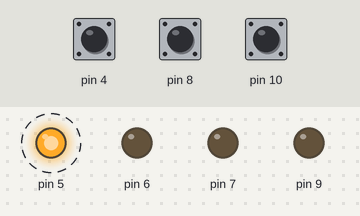
Bench run of a program on a simulated Arduino Uno, built with avr-gcc and run on an emulated ATmega328P. Shown: output pins drawn as LEDs (lit = HIGH). Dashed ring = blinking. The test bench sets the inputs (shaded band); at power-on: pin 8 HIGH, pin 10 HIGH, pin 4 HIGH.

Above: at 5.05 s.
5.1 s: pin 8 pulled LOW for 0.15 s
At 5.9 s:
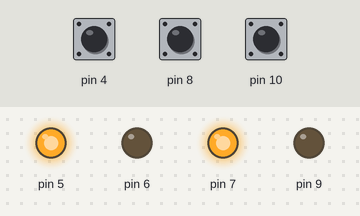
8.1 s: pin 10 pulled LOW for 0.15 s
At 8.5 s:
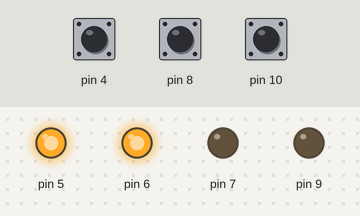
11.1 s: pin 4 pulled LOW for 0.15 s
At 11.1 s:
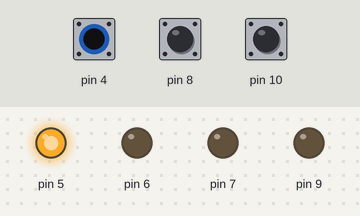
14.1 s: pin 8 pulled LOW for 3.2 s
At 16.37 s:
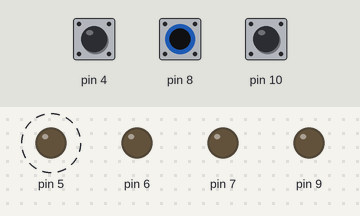
18.8 s: pin 10 pulled LOW for 1 s
At 19.2 s:
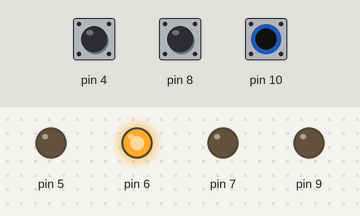
21.8 s: pin 8 pulled LOW for 1 s
At 22.2 s:
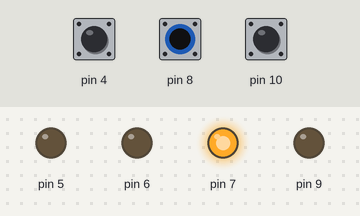
Timing chart, 0 to 25.8 s (numbered marks = the images above; inputs shaded):
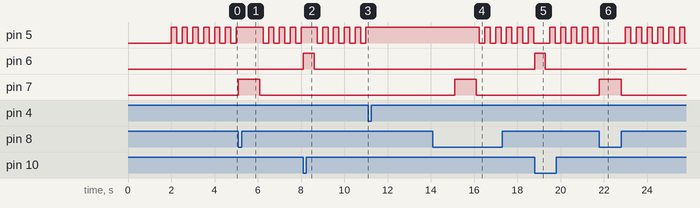

Measured:
- after the input at 5.1 s, pin 7: LOW → HIGH at once, → LOW 1.0 s later
- after the input at 8.1 s, pin 6: LOW → HIGH at once, → LOW 0.50 s later
- after the input at 11.1 s, pin 5: stops changing and stays HIGH
- after the input at 14.1 s, pin 7: LOW → HIGH after 1.0 s, → LOW 1.0 s later
- after the input at 18.8 s, pin 6: LOW → HIGH at once, → LOW 0.50 s later
- after the input at 21.8 s, pin 7: LOW → HIGH at once, → LOW 1.0 s later
- by itself, pin 5: alternates HIGH for 0.25 s and LOW for 0.25 s

The program:

main.cpp
```cpp
#include <Arduino.h>

// Na interrupção PCINT0
ISR(PCINT0_vect)
{
  if(!(PINB & (1<<PB0))){
    PORTD |= (1<<PD7);
  _delay_ms(1000);
  PORTD &= ~(1<<PD7);
  }
  if(!(PINB & (1<<PB2))){
    PORTD |= (1<<PD6);
  _delay_ms(500);
  PORTD &= ~(1<<PD6);
  }

}

// Na interrupção PCINT1
ISR(PCINT1_vect)
{

}

// Na interrupção PCINT2
ISR(PCINT2_vect)
{
  PORTD |= (1<<PB1);
  _delay_ms(2000);
  PORTD &= ~(1<<PB1);
}

// PCINT0 -> PD7
// PCINT2 -> PD6
// PCINT20 -> PB1

int main(void)
{
  // Habilita interrupção no grupo PCINT2 e PCINT0
  PCICR |= 0b00000101;

  // Habilita PCINT no pino PD4 -> PCINT20
  PCMSK0 |= 0b00000101;
  PCMSK2 |= 0b00010000;

  DDRD |= (1 << PD5) | (1 << PD6) | (1 << PD7);
  DDRB |= (1 << PB1);

  PORTB |= (1<<PB0) | (1<<PB2);
  PORTD |= (1<<PD4);

  // Habilita Interrupções globais
  sei();

  for (;;)
  {
    PORTD ^= (1 << PD5);
    _delay_ms(250);
  }
}
```
